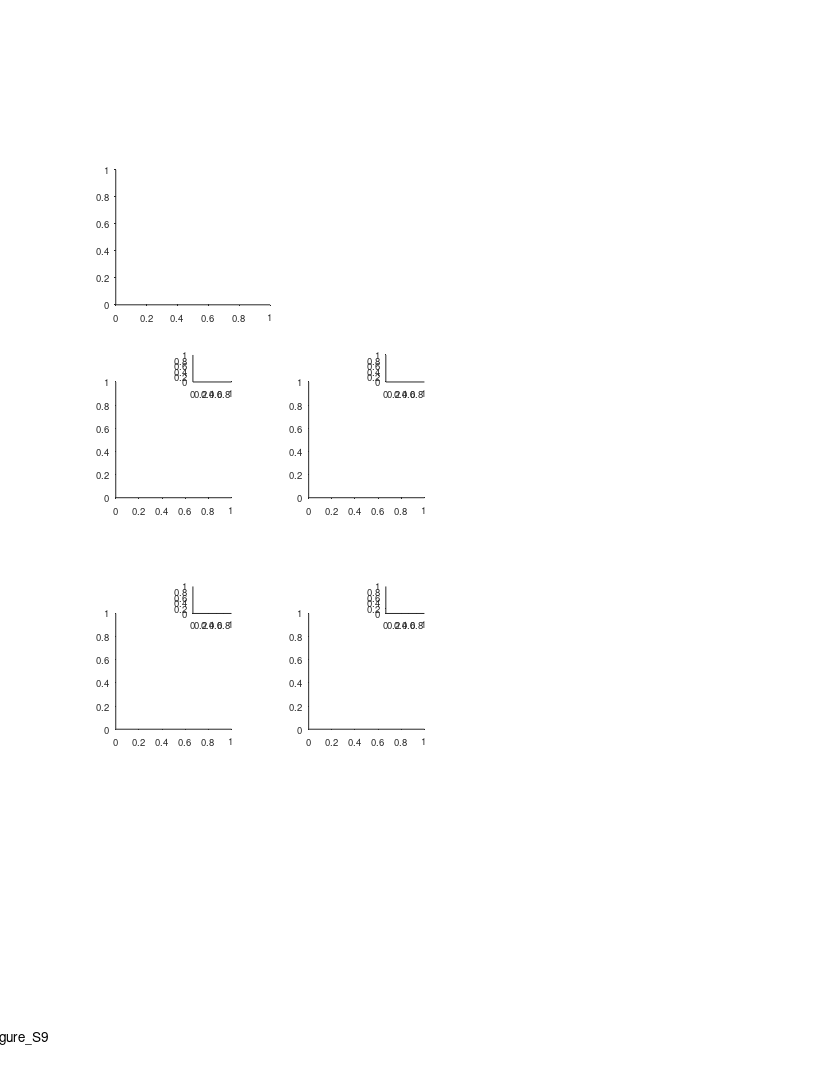

The MATLAB source for this figure: (Note: this script raises an error after producing the figure.)
%% Replay - Fig supp 9 - two bats same map criteria
clear 
clc
close all

%% data options 
params_opt = 11; % decoding opt 

%% plotting options

%% graphics params

%% define output files
res_dir =  'L:\paper_replay\figures';
mkdir(res_dir)
fig_name_str = 'Figure_S9';
fig_caption_str = '';
log_name_str = [fig_name_str '_log_file' '.txt'];
log_name_str = strrep(log_name_str , ':', '-');
log_name_str = strrep(log_name_str , ' ', '_');
log_name_out = fullfile(res_dir, log_name_str);

%% open log file
diary off
diary(log_name_out)
diary on
disp('Log file');
disp(['created: ', datestr(clock)]);
disp('======================================================');
disp([fig_name_str ':' fig_caption_str]);   
disp('======================================================');
disp('');

%% create figure
% figure_size_cm = [21.0 29.7]; % ~A4
figure_size_cm = [21.6 27.9]; % ~US letter
fig = figure;
% Some WYSIWYG options:
set(gcf,'DefaultAxesFontSize',7);
set(gcf,'DefaultAxesFontName','helvetica');
set(gcf,'DefaultAxesUnits','centimeters');
set(gcf,'PaperType','usletter')
% set(gcf,'PaperType','<custom>');
set(gcf,'PaperUnits','centimeters','PaperPosition',[0 0 figure_size_cm]);
set(gcf,'PaperOrientation','portrait');
set(gcf,'Units','centimeters','Position',get(gcf,'paperPosition')+[0 0 0 0]); % position on screen...
set(gcf, 'Renderer', 'painters');
% set(gcf, 'color', 'none');
set(groot, 'defaultAxesColor','None')
set(groot, 'defaultAxesTickDir', 'out');
set(groot,  'defaultAxesTickDirMode', 'manual');
annotation('textbox', [0.5 1 0 0], 'String',fig_name_str, 'HorizontalAlignment','center','Interpreter','none', 'FitBoxToText','on');

% create panels
panels{1}(1) = axes('position', [3 20 4 3.5]);
panels{2}(1,1) = axes('position', [3 15 3 3]);
panels{2}(1,2) = axes('position', [3+2 15+3 1 0.7]);
panels{2}(2,1) = axes('position', [8 15 3 3]);
panels{2}(2,2) = axes('position', [8+2 15+3 1 0.7]);
panels{2}(3,1) = axes('position', [3 9 3 3]);
panels{2}(3,2) = axes('position', [3+2 9+3 1 0.7]);
panels{2}(4,1) = axes('position', [8 9 3 3]);
panels{2}(4,2) = axes('position', [8+2 9+3 1 0.7]);

%% replay directionality bias - plot trend over exposure to enviroenment (resampled version)
load('E:\Tamir\work\PROJECTS\LargeScale\paper_replay\figures\replay_directionality.mat')
% clrs = [epoch_type_clrs,'k'];
% surprise_clipping = 50;
for ii_epoch_type = 3%1:length(epoch_types)
    axes(panels{1}(1));
    cla reset
    hold on
    yline(0,'-','Color',[1 1 1]*0.8,'LineWidth',0.2);
%     c = clrs{ii_epoch_type};
    x = T.session_num_from_exposure;
    y = directionality_binom_surprise2(ii_epoch_type,:);
%     y(~ismember(T.batNum,novelty_exposure_bats)) = nan;
    y(nSeqs(ii_epoch_type,:)<minSeqsThr) = nan;
%     y(y>surprise_clipping) = surprise_clipping;
%    y(y<-surprise_clipping) = -surprise_clipping;
%    ylimits = [-1 1]*surprise_clipping;
   ylimits = [-1 1]*10;
    for ii_bat = 1:length(bats)
        bat_num = bats(ii_bat);
        c = bats_clr_map(bat_num);
        IX = T.bat_num==bat_num;
        xx = x(IX);
        yy = y(IX);
        invalid = isnan(yy);
        xx(invalid) = [];
        yy(invalid) = [];
        plot(xx,yy,'o-','color',c,'DisplayName',"bat "+bat_num,'MarkerFaceColor',c,'MarkerSize',2);
    end

%     nPointsSmooth = 3;
%     k = (nPointsSmooth-1)/2;
%     xi = [-1 1].*k + [(1-k):(max(x)+k)]';
%     xx=[];
%     yy=[];
%     for ii_xi = 1:size(xi,1)
%         TF = x>=xi(ii_xi,1) & x<=xi(ii_xi,2);
%         xx(ii_xi) = nanmedian(x(TF));
%         yy(ii_xi) = nanmedian(y(TF));
%     end
%     plot(xx,yy,'-','Color',c);
    ylim(ylimits)
    ylabel({'Replay directionality index';'(resampled data)'})
%     text(0.5,0.8,epoch_types{ii_epoch_type},'Units','normalized')
end
hax=gca;
text(.5, 2.8, {'Replay directionality';'all sessions'},'FontSize',9,'HorizontalAlignment','center','Units','normalized')
% legend
% x = [0.3 2]+32;
% y = linspace(0.35,0,3)+0.6;
% plot(x,y(1)*[1 1],'Color',clrs{1},'LineWidth',1.5,'Clipping','off')
% plot(x,y(2)*[1 1],'Color',clrs{2},'LineWidth',1.5,'Clipping','off')
% plot(x,y(3)*[1 1],'Color',clrs{3},'LineWidth',1.5,'Clipping','off')
% x = x(end)+1;
% text(x,y(1), "Sleep", 'FontSize',7)
% text(x,y(2), "Awake", 'FontSize',7)
% text(x,y(3), "Combined", 'FontSize',7)
xlabel('Session no.','Units','normalized','Position',[0.5 -0.05]);
ylim([-1 1]*7)
yticks([-5 0 5])
xticks([1 40])
hax=gca;
hax.XRuler.TickLength(1) = 0.02;
hax.YRuler.TickLength(1) = 0.035;
hax.XRuler.TickLabelGapOffset = -1;
hax.YRuler.TickLabelGapOffset = 0;
% text(5.5,-0.75,"\leftarrow"+"session #"+example_session_num_form_exposure,'FontSize',8)
h=annotation('textarrow');
h.Parent=hax;
h.X = [6 5];
h.Y = [1 1]*3.5;
% h.String = {'  SAS=4'};
h.FontSize = 7; h.HeadLength = 4; h.HeadWidth = 3; h.HeadStyle = 'cback2';
h.HorizontalAlignment = 'left';
h.VerticalAlignment = 'middle';
h=annotation('textarrow');
h.Parent=hax;
h.X = 16 + [0 0.1];
h.Y = -5.65 + [0 0];
% h.String = {'SAS=8   '};
h.FontSize = 7; h.HeadLength = 4; h.HeadWidth = 3; h.HeadStyle = 'cback2';
h.HorizontalAlignment = 'right';
h.VerticalAlignment = 'middle';
h=annotation('textarrow');
h.Parent=hax;
h.X = 25 + [0 1];
h.Y = -4.4 + [0 0];
% h.String = {'SAS=27 '};
h.FontSize = 7; h.HeadLength = 4; h.HeadWidth = 3; h.HeadStyle = 'cback2';
h.HorizontalAlignment = 'right';
h.VerticalAlignment = 'middle';
h=annotation('textarrow');
h.Parent=hax;
h.X = 30 + [0 -0.1];
h.Y = -5.8 + [0 0];
% h.String = {'   SAS=19'};
h.FontSize = 7; h.HeadLength = 4; h.HeadWidth = 3; h.HeadStyle = 'cback2';
h.HorizontalAlignment = 'left';
h.VerticalAlignment = 'middle';

%% load data 2bats cross overs
% data_filename = 'F:\sequences\figures\replay_vs_crossover\replay_vs_crossover_opt_11_replay position between 25-115.mat';
data_filename = 'F:\sequences\figures\replay_vs_crossover\replay_vs_crossover_opt_11_replay position between 25-115 & same map.mat';
% data_filename = 'F:\sequences\figures\replay_vs_crossover\replay_vs_crossover_opt_11_replay position between 25-115 & same map & forward.mat';
% data_filename = 'F:\sequences\figures\replay_vs_crossover\replay_vs_crossover_opt_11_replay position between 25-115 & same map & reverse.mat';
% data_filename = 'F:\sequences\figures\replay_vs_crossover\replay_vs_crossover_opt_11_replay position between 25-115 & replay distance_gt_5.mat';
% data_filename = 'F:\sequences\figures\replay_vs_crossover\replay_vs_crossover_opt_11_replay position between 25-115 & replay distance_gt_10.mat';
% data_filename = 'F:\sequences\figures\replay_vs_crossover\replay_vs_crossover_opt_11_replay position between 25-115 & forward.mat';
% data_filename = 'F:\sequences\figures\replay_vs_crossover\replay_vs_crossover_opt_11_replay position between 25-115 & reverse.mat';
data = load(data_filename);

%% Main scatter plot - prev crossover
axes(panels{2}(1,1))
hold on
X = data.x(data.TF);
Y = data.y(data.TF);
scatter(X,Y,5,'k','filled');
axis equal
xlim([0 135])
ylim([0 135])
xticks(linspace(0,135,4))
yticks(linspace(0,135,4))
xlabel('Previous cross-over position (m)', 'Units','normalized', 'Position',[0.5 -0.16]);
ylabel('Replay position (m)', 'Units','normalized', 'Position',[-0.2 .5]);
% text(0.8,0.3,"n = "+ data.stats.n,'Units','normalized','FontSize',9);
% text(0.6,0.2,"r = "+ sprintf('%.2g',data.stats.Pearson.r), 'Units','normalized','FontSize',7);
% text(0.6,0.1,"P = "+ sprintf('%.2g',data.stats.Pearson.p), 'Units','normalized','FontSize',7);
text(.05,1.1,"{\rho} = "+ sprintf('%.2f',data.stats.Spearman.r), 'Units','normalized','FontSize',7);
text(.05,1.0,"P = "+ sprintf('%.2g',data.stats.Spearman.p), 'Units','normalized','FontSize',7);
% text(.3,1.3,"n = "+ sprintf('%d',sum(data.TF)), 'Units','normalized','FontSize',7);
% text(0,-.4,data.msg_str, 'Units','normalized','FontSize',10);
h=refline(1,0);
h.Color = .8.*[1 1 1];
hax=gca;
hax.XRuler.TickLength(1) = 0.035;
hax.YRuler.TickLength(1) = 0.024;
hax.XRuler.TickLabelGapOffset = -.5;
hax.YRuler.TickLabelGapOffset = 1;

%% shuffling test (revision)
nreps = 1000;
rng(0);
r_shuffles = zeros(1,nreps);
for ii = 1:nreps
    IX = randperm(length(X));
    r_shuffles(ii) = corr(X(IX)',Y','type','Spearman');
end
r = corr(X',Y','type','Spearman');
z = (r-mean(r_shuffles))./std(r_shuffles);
pval_nonparam = mean(r<r_shuffles);
[~,pval_ttest] = ttest(r_shuffles,r,'Tail','left');
pval_z = (1-normcdf(z));
[~,pval_z2] = ztest(r_shuffles,r,std(r_shuffles),'Tail','left');
% fig3 = figure(Units="centimeters",Position=[5 5 20 20]);
% hold on
%%
axes(panels{2}(1,2))
cla reset
hold on
histogram(r_shuffles,'FaceColor',[1 1 1]*0.5);
xline(r,'-r');
xlabel('{\rho}','Units','normalized','Position',[0.5 .1])
% title({'2-bats crossover replay correlation, shuffle analysis';sprintf('pval non-parametric (vs shuffles) = %.2g (n=%d shuffles)',pval_nonparam,nreps)});
% fig3_filename = 'E:\Tamir\work\PROJECTS\LargeScale\paper_replay\figures\cell_revision\2bats_shuffle_corr';
% exportgraphics(fig3,[fig3_filename '.pdf'],'BackgroundColor','white');
% saveas(fig3,fig3_filename,'pdf');
ylim([0 120])
xticks([])
yticks([])
text(0.5,1.25,"P = "+ sprintf('%.2g',pval_nonparam), 'Units','normalized','FontSize',7,'HorizontalAlignment','Center');


%% Scatter plot (control - next crossover)
axes(panels{2}(2,1))
cla
hold on
X = [data.seqs_all.next_co_pos];
Y = data.y;
X = X(data.TF)';
Y = Y(data.TF)';
[stats.Pearson.r, stats.Pearson.p] = corr(X,Y,'type','Pearson',rows='pairwise',tail='right');
[stats.Spearman.r, stats.Spearman.p] = corr(X,Y,'type','Spearman',rows='pairwise',tail='right');
scatter(X,Y,5,'k','filled');
axis equal
xlim([0 135])
ylim([0 135])
xticks(linspace(0,135,4))
yticks(linspace(0,135,4))
xlabel('Next cross-over position (m)', 'Units','normalized', 'Position',[0.5 -0.16]);
ylabel('Replay position (m)', 'Units','normalized', 'Position',[-0.2 .5]);
% text(0.8,0.3,"n = "+ data.stats.n,'Units','normalized','FontSize',9);
% text(0.8,0.2,"r = "+ sprintf('%.2g',stats.Pearson.r), 'Units','normalized','FontSize',7);
% text(0.8,0.1,"P = "+ sprintf('%.2g',stats.Pearson.p), 'Units','normalized','FontSize',7);
text(.05,1.2,"{\rho} = "+ sprintf('%.2f',stats.Spearman.r), 'Units','normalized','FontSize',7);
text(.05,1.1,"P = "+ sprintf('%.2f',stats.Spearman.p), 'Units','normalized','FontSize',7);
h=refline(1,0);
h.Color = .8.*[1 1 1];
hax=gca;
hax.XRuler.TickLength(1) = 0.035;
hax.YRuler.TickLength(1) = 0.024;
hax.XRuler.TickLabelGapOffset = -.5;
hax.YRuler.TickLabelGapOffset = 1;

%% shuffling test (revision)
nreps = 1000;
rng(0);
r_shuffles = zeros(1,nreps);
for ii = 1:nreps
    IX = randperm(length(X));
    r_shuffles(ii) = corr(X(IX),Y,'type','Spearman');
end
r = corr(X,Y,'type','Spearman');
z = (r-mean(r_shuffles))./std(r_shuffles);
pval_nonparam = mean(r<r_shuffles);
[~,pval_ttest] = ttest(r_shuffles,r,'Tail','left');
pval_z = (1-normcdf(z));
[~,pval_z2] = ztest(r_shuffles,r,std(r_shuffles),'Tail','left');
% fig3 = figure(Units="centimeters",Position=[5 5 20 20]);
% hold on
%%
axes(panels{2}(2,2))
cla reset
hold on
histogram(r_shuffles,'FaceColor',[1 1 1]*0.5);
xline(r,'-r');
xlabel('{\rho}','Units','normalized','Position',[0.5 .1])
% title({'2-bats crossover replay correlation, shuffle analysis';sprintf('pval non-parametric (vs shuffles) = %.2g (n=%d shuffles)',pval_nonparam,nreps)});
% fig3_filename = 'E:\Tamir\work\PROJECTS\LargeScale\paper_replay\figures\cell_revision\2bats_shuffle_corr';
% exportgraphics(fig3,[fig3_filename '.pdf'],'BackgroundColor','white');
% saveas(fig3,fig3_filename,'pdf');
ylim([0 120])
xticks([])
yticks([])
text(0.5,1.25,"P = "+ sprintf('%.2g',pval_nonparam), 'Units','normalized','FontSize',7,'HorizontalAlignment','Center');

%% Scatter plot (control - 2-back previous)
axes(panels{2}(3,1))
cla
hold on
X = [data.seqs_all.prev_2_co_pos];
Y = data.y;
X = X(data.TF)';
Y = Y(data.TF)';
[stats.Pearson.r, stats.Pearson.p] = corr(X,Y,'type','Pearson',rows='pairwise',tail='right');
[stats.Spearman.r, stats.Spearman.p] = corr(X,Y,'type','Spearman',rows='pairwise',tail='right');
scatter(X,Y,5,'k','filled');
axis equal
xlim([0 135])
ylim([0 135])
xticks(linspace(0,135,4))
yticks(linspace(0,135,4))
xlabel({'2-back previous';'cross-over position (m)'}, 'Units','normalized', 'Position',[0.5 -0.16]);
ylabel('Replay position (m)', 'Units','normalized', 'Position',[-0.2 .5]);
% text(0.8,0.3,"n = "+ data.stats.n,'Units','normalized','FontSize',9);
% text(0.8,0.2,"r = "+ sprintf('%.2g',stats.Pearson.r), 'Units','normalized','FontSize',7);
% text(0.8,0.1,"P = "+ sprintf('%.2g',stats.Pearson.p), 'Units','normalized','FontSize',7);
text(.05,1.2,"{\rho} = "+ sprintf('%.2f',stats.Spearman.r), 'Units','normalized','FontSize',7);
text(.05,1.1,"P = "+ sprintf('%.2f',stats.Spearman.p), 'Units','normalized','FontSize',7);
h=refline(1,0);
h.Color = .8.*[1 1 1];
hax=gca;
hax.XRuler.TickLength(1) = 0.035;
hax.YRuler.TickLength(1) = 0.024;
hax.XRuler.TickLabelGapOffset = -.5;
hax.YRuler.TickLabelGapOffset = 1;

%% shuffling test (revision)
nreps = 1000;
rng(0);
r_shuffles = zeros(1,nreps);
for ii = 1:nreps
    IX = randperm(length(X));
    r_shuffles(ii) = corr(X(IX),Y,'type','Spearman','rows','pairwise');
end
r = corr(X,Y,'type','Spearman','rows','pairwise');
z = (r-mean(r_shuffles))./std(r_shuffles);
pval_nonparam = mean(r<r_shuffles);
[~,pval_ttest] = ttest(r_shuffles,r,'Tail','left');
pval_z = (1-normcdf(z));
[~,pval_z2] = ztest(r_shuffles,r,std(r_shuffles),'Tail','left');
% fig3 = figure(Units="centimeters",Position=[5 5 20 20]);
% hold on
%%
axes(panels{2}(3,2))
cla reset
hold on
histogram(r_shuffles,'FaceColor',[1 1 1]*0.5);
xline(r,'-r');
xlabel('{\rho}','Units','normalized','Position',[0.5 .1])
% title({'2-bats crossover replay correlation, shuffle analysis';sprintf('pval non-parametric (vs shuffles) = %.2g (n=%d shuffles)',pval_nonparam,nreps)});
% fig3_filename = 'E:\Tamir\work\PROJECTS\LargeScale\paper_replay\figures\cell_revision\2bats_shuffle_corr';
% exportgraphics(fig3,[fig3_filename '.pdf'],'BackgroundColor','white');
% saveas(fig3,fig3_filename,'pdf');
ylim([0 120])
xticks([])
yticks([])
text(0.5,1.25,"P = "+ sprintf('%.2g',pval_nonparam), 'Units','normalized','FontSize',7,'HorizontalAlignment','Center');


%% Scatter plot (control - 3-back previous)
axes(panels{2}(4,1))
cla
hold on
X = [data.seqs_all.prev_3_co_pos];
Y = data.y;
X = X(data.TF)';
Y = Y(data.TF)';
[stats.Pearson.r, stats.Pearson.p] = corr(X,Y,'type','Pearson',rows='pairwise',tail='right');
[stats.Spearman.r, stats.Spearman.p] = corr(X,Y,'type','Spearman',rows='pairwise',tail='right');
scatter(X,Y,5,'k','filled');
axis equal
xlim([0 135])
ylim([0 135])
xticks(linspace(0,135,4))
yticks(linspace(0,135,4))
xlabel({'3-back previous';'cross-over position (m)'}, 'Units','normalized', 'Position',[0.5 -0.16]);
ylabel('Replay position (m)', 'Units','normalized', 'Position',[-0.2 .5]);
% text(0.8,0.3,"n = "+ data.stats.n,'Units','normalized','FontSize',9);
% text(0.8,0.2,"r = "+ sprintf('%.2g',stats.Pearson.r), 'Units','normalized','FontSize',7);
% text(0.8,0.1,"P = "+ sprintf('%.2g',stats.Pearson.p), 'Units','normalized','FontSize',7);
text(.05,1.2,"{\rho} = "+ sprintf('%.2f',stats.Spearman.r), 'Units','normalized','FontSize',7);
text(.05,1.1,"P = "+ sprintf('%.2f',stats.Spearman.p), 'Units','normalized','FontSize',7);
h=refline(1,0);
h.Color = .8.*[1 1 1];
hax=gca;
hax.XRuler.TickLength(1) = 0.035;
hax.YRuler.TickLength(1) = 0.024;
hax.XRuler.TickLabelGapOffset = -.5;
hax.YRuler.TickLabelGapOffset = 1;

%% shuffling test (revision)
nreps = 1000;
rng(0);
r_shuffles = zeros(1,nreps);
for ii = 1:nreps
    IX = randperm(length(X));
    r_shuffles(ii) = corr(X(IX),Y,'type','Spearman','rows','pairwise');
end
r = corr(X,Y,'type','Spearman','rows','pairwise');
z = (r-mean(r_shuffles))./std(r_shuffles);
pval_nonparam = mean(r<r_shuffles);
[~,pval_ttest] = ttest(r_shuffles,r,'Tail','left');
pval_z = (1-normcdf(z));
[~,pval_z2] = ztest(r_shuffles,r,std(r_shuffles),'Tail','left');
% fig3 = figure(Units="centimeters",Position=[5 5 20 20]);
% hold on
%%
axes(panels{2}(4,2))
cla reset
hold on
histogram(r_shuffles,'FaceColor',[1 1 1]*0.5);
xline(r,'-r');
xlabel('{\rho}','Units','normalized','Position',[0.5 .1])
% title({'2-bats crossover replay correlation, shuffle analysis';sprintf('pval non-parametric (vs shuffles) = %.2g (n=%d shuffles)',pval_nonparam,nreps)});
% fig3_filename = 'E:\Tamir\work\PROJECTS\LargeScale\paper_replay\figures\cell_revision\2bats_shuffle_corr';
% exportgraphics(fig3,[fig3_filename '.pdf'],'BackgroundColor','white');
% saveas(fig3,fig3_filename,'pdf');
ylim([0 120])
xticks([])
yticks([])
text(0.5,1.25,"P = "+ sprintf('%.2g',pval_nonparam), 'Units','normalized','FontSize',7,'HorizontalAlignment','Center');


%% add panel letters
font_size = 11;
axes(panels{1}(1))
text(-0.35,1.12, 'A', 'Units','normalized','FontWeight','bold','FontSize',font_size);
axes(panels{2}(1,1))
text(-0.35,1.12, 'B', 'Units','normalized','FontWeight','bold','FontSize',font_size);
axes(panels{2}(2,1))
text(-0.35,1.12, 'C', 'Units','normalized','FontWeight','bold','FontSize',font_size);
axes(panels{2}(3,1))
text(-0.35,1.12, 'D', 'Units','normalized','FontWeight','bold','FontSize',font_size);
axes(panels{2}(4,1))
text(-0.35,1.12, 'E', 'Units','normalized','FontWeight','bold','FontSize',font_size);

%%
fig_name = sprintf('%s',fig_name_str);
% fig_name = sprintf('%s_panel_B_opt_%d',fig_name,behavior_ex_opt);
% fig_name = sprintf('%s_max_tdiff_%ds',fig_name,timediff_max);
[~,data_str,~] = fileparts(data_filename);
fig_name = sprintf('%s__%s',fig_name,data_str);
file_out = fullfile(res_dir, fig_name);
print(gcf, file_out, '-dpdf', '-cmyk', '-painters');
disp('figure saved!')

%%
